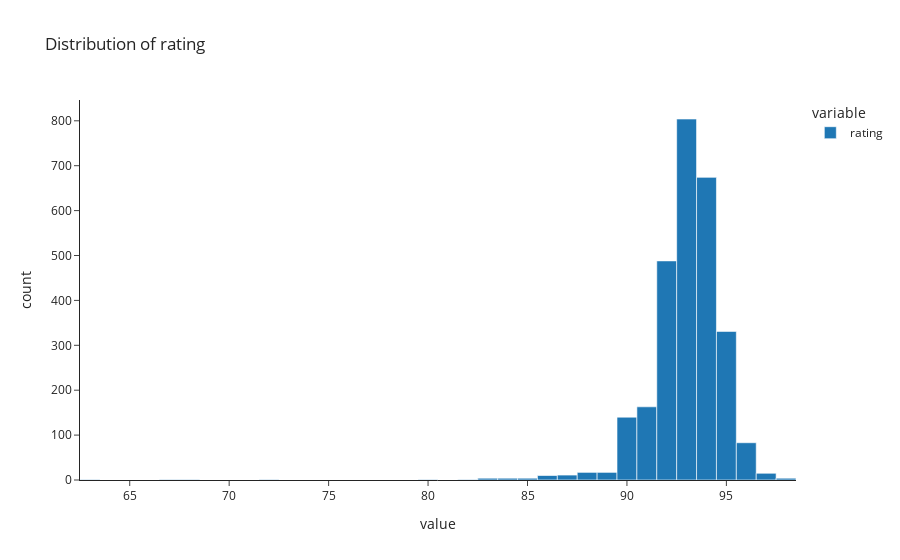

Notebook cell for this chart:
### Markdown cell above
## 1.1 Data Ingestion and Profiling

In this section, we load the coffee reviews dataset and perform initial profiling to understand its structure. This includes examining columns, data types, and checking for missing values or anomalies to inform our cleaning strategy.

### Code cell
# Load and profile data
data = pl.read_csv(
    data_dir / "raw" / "coffee_clean.csv",
    null_values="NA",
    infer_schema_length=10000
)

# Comprehensive data profiling
profile_dataset(data, "Coffee Reviews")

# Analyze numerical features
analyze_numerical_columns(data)

# Analyze target variable
check_target_variable(data, "rating")

# Additional checks for text columns
text_columns = ["desc_1", "desc_2", "desc_3"]
print("\nText Columns Sample:")
print("-" * 50)
display(data.select(text_columns).head())

### Figure 1 — Plotly figure (JSON) as saved in the notebook; plotly's stock layout.template omitted (floating-point values rounded to 4 significant figures; data arrays with more than 128 entries replaced by an {"elided": "..."} marker saying what was removed)
{"data": [{"alignmentgroup": "True", "bingroup": "x", "hovertemplate": "variable=rating<br>value=%{x}<br>count=%{y}<extra></extra>", "legendgroup": "rating", "marker": {"color": "#1F77B4", "pattern": {"shape": ""}}, "name": "rating", "offsetgroup": "rating", "orientation": "v", "showlegend": true, "type": "histogram", "x": {"elided": "2775 int values"}, "xaxis": "x", "yaxis": "y"}], "layout": {"barmode": "relative", "legend": {"title": {"text": "variable"}, "tracegroupgap": 0}, "title": {"text": "Distribution of rating"}, "xaxis": {"anchor": "y", "domain": [0, 1], "title": {"text": "value"}}, "yaxis": {"anchor": "x", "domain": [0, 1], "title": {"text": "count"}}}}
